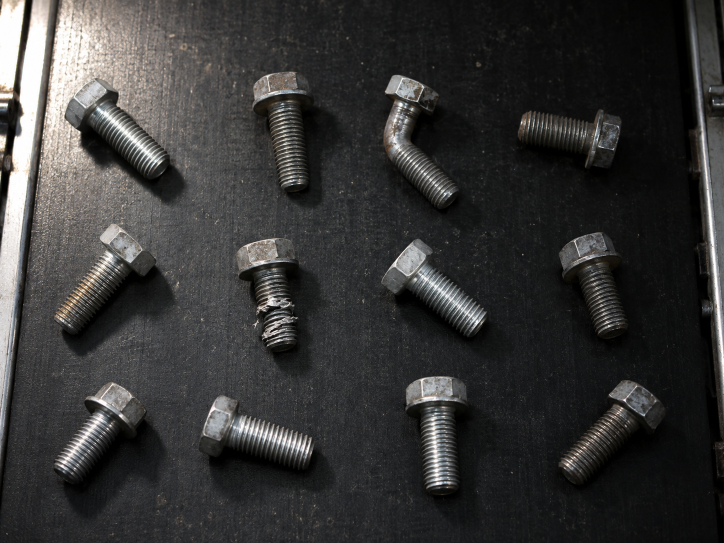
#> input picture data/photos/bolts-conveyor.png, 1448 x 1086 px (shown at 1/2 size)
$ python image_array.py
#> lines starting #> are read from the running program, lines starting #| are printed output that depends on the picture; after the words box and inside, x2 and y2 are one past the last pixel; in counts of white or black regions, pixels touching at a corner belong together
"""P02｜影像就是陣列：shape、dtype、通道順序、切片裁切、亮度統計、uint8 溢位。"""
from pathlib import Path

import cv2
import numpy as np
from PIL import Image

from common import PHOTOS

OUT = Path("/tmp/ntunhs/P02")
OUT.mkdir(parents=True, exist_ok=True)

print("== 1. 一張照片 = 一個 3 維陣列 ==")
img = cv2.imread(str(PHOTOS / "bolts-conveyor.png"))
#> img is the input picture: shape (1086, 1448, 3); mean B, G, R 54, 54.6, 55.1
print(f"type {type(img).__name__}  shape {img.shape}  dtype {img.dtype}")
#| type ndarray  shape (1086, 1448, 3)  dtype uint8
h, w, c = img.shape
#> h = 1086; w = 1448; c = 3
print(f"高 {h} × 寬 {w} × {c} 個通道 = {img.size} 個數字，{img.nbytes / 1e6:.1f} MB")
#| 高 1086 × 寬 1448 × 3 個通道 = 4717584 個數字，4.7 MB
print(f"最小 {img.min()}、最大 {img.max()}（uint8 只能放 0–255）")
#| 最小 0、最大 255（uint8 只能放 0–255）

print("\n== 2. 通道順序：OpenCV 是 BGR，PIL／matplotlib 是 RGB ==")
rgb = np.array(Image.open(PHOTOS / "bolts-conveyor.png").convert("RGB"))
print("cv2  左上角像素", img[0, 0].tolist(), "（B, G, R）")
#| cv2  左上角像素 [45, 55, 63] （B, G, R）
print("PIL  左上角像素", rgb[0, 0].tolist(), "（R, G, B）")
#| PIL  左上角像素 [63, 55, 45] （R, G, B）
print("img[..., ::-1] 和 PIL 完全相同：", np.array_equal(img[..., ::-1], rgb))
#> (printed output is left out)
print("cv2.cvtColor(BGR2RGB) 也相同：", np.array_equal(cv2.cvtColor(img, cv2.COLOR_BGR2RGB), rgb))
#| cv2.cvtColor(BGR2RGB) 也相同： True

print("\n== 3. 切片就是裁切：先列（y）後欄（x） ==")
y1, y2, x1, x2 = 140, 430, 750, 940            # 彎曲的那支螺栓
crop = img[y1:y2, x1:x2]
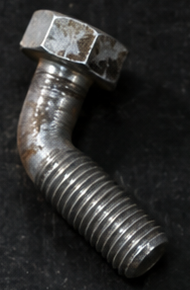
#> crop: shape (290, 190, 3); mean B, G, R 46.4, 47.5, 47.6
print(f"img[{y1}:{y2}, {x1}:{x2}] → shape {crop.shape}")
#| img[140:430, 750:940] → shape (290, 190, 3)
cv2.imwrite(str(OUT / "bent-bolt.png"), crop)
small = img[::4, ::4]
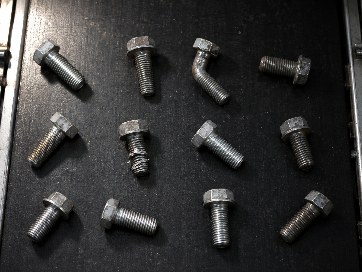
#> small: shape (272, 362, 3); mean B, G, R 54, 54.6, 55.1
print(f"每 4 格取 1 格 img[::4, ::4] → {small.shape}（{small.size / img.size:.4f} 的資料量）")
#| 每 4 格取 1 格 img[::4, ::4] → (272, 362, 3)（0.0626 的資料量）
print("切片是 view，不是複本：np.shares_memory =", np.shares_memory(crop, img))
#| 切片是 view，不是複本：np.shares_memory = True
mark = img.copy()
mark[y1:y2, x1:x1 + 3] = (0, 0, 255)           # 在複本上畫一條紅線（BGR 的紅）
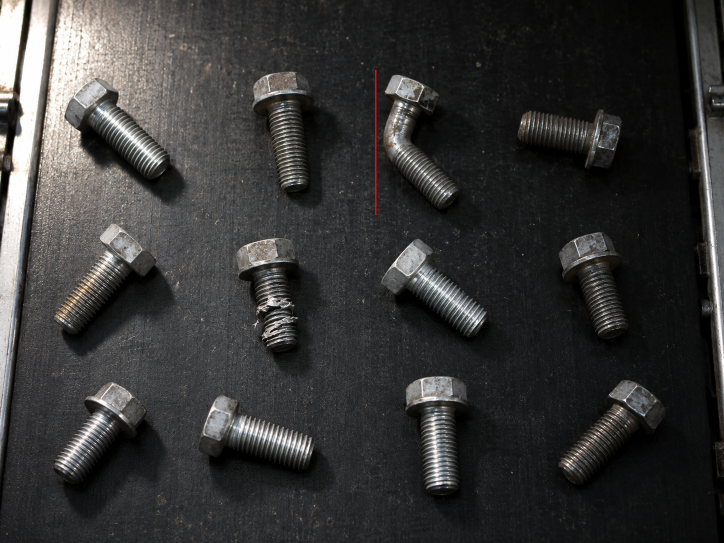
#> mark: shape (1086, 1448, 3) (shown at 1/2 size); 0.06% of pixels changed, all inside (x1, y1, x2, y2) = (750, 140, 753, 430)
print("改複本，原圖不變：", np.array_equal(img[y1:y2, x1], mark[y1:y2, x1]) is False)
#| 改複本，原圖不變： True

print("\n== 4. 亮度統計：打光不均看得到數字 ==")
gray = cv2.cvtColor(img, cv2.COLOR_BGR2GRAY)
print(f"灰階 shape {gray.shape}；平均亮度 {gray.mean():.3f}")
#| 灰階 shape (1086, 1448)；平均亮度 54.701
print("把畫面切成 3×3，每格平均亮度：")
for i in range(3):
    row = [gray[i * h // 3:(i + 1) * h // 3, j * w // 3:(j + 1) * w // 3].mean() for j in range(3)]
    print("   " + "  ".join(f"{v:6.1f}" for v in row))
#> this loop made 3 passes
#> row on passes 1 to 3: [131, 42.51, 22.88], [87.72, 52.74, 29.31], [54.47, 48.85, 23.1]
#|     131.0    42.5    22.9
#|      87.7    52.7    29.3
#|      54.5    48.9    23.1
night = cv2.cvtColor(cv2.imread(str(PHOTOS / "care-corridor-fall.png")), cv2.COLOR_BGR2GRAY)
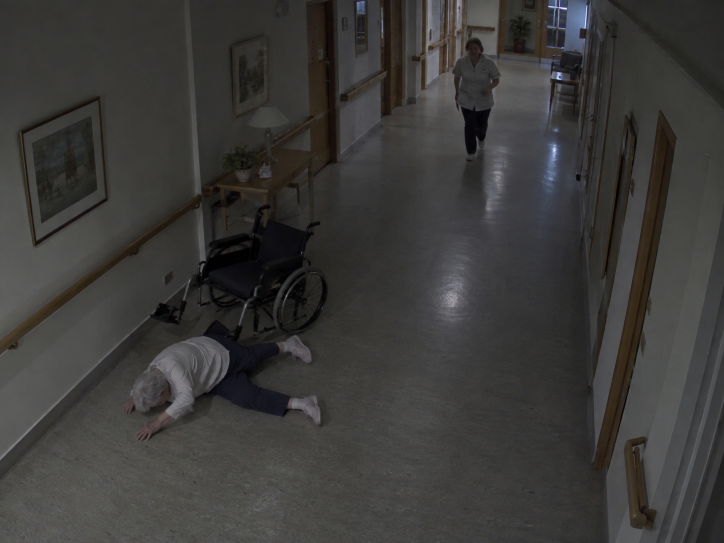
#> input picture data/photos/care-corridor-fall.png, 1448 x 1086 px (shown at 1/2 size)
#> night: shape (1086, 1448); min 0, max 255, mean 58.8
p1, p50, p99 = np.percentile(night, [1, 50, 99])
#> p1 = 9; p50 = 58; p99 = 105
print(f"夜間走廊：平均 {night.mean():.3f}；1% / 50% / 99% 分位數 {p1:.0f} / {p50:.0f} / {p99:.0f}")
#| 夜間走廊：平均 58.806；1% / 50% / 99% 分位數 9 / 58 / 105

print("\n== 5. uint8 溢位：250 + 10 不是 260 ==")
px = np.array([[100, 200, 250]], dtype=np.uint8)  # 1 列 3 格的小圖
print("px          ", px.ravel().tolist())
print("px + 10     ", (px + np.uint8(10)).ravel().tolist(), "← 250 繞回 4")
print("px - 210    ", (px - np.uint8(210)).ravel().tolist(), "← 負數也繞回去")
print("cv2.add     ", cv2.add(px, np.full_like(px, 10)).ravel().tolist(), "← 封頂在 255")
safe = np.clip(px.astype(np.int16) + 10, 0, 255).astype(np.uint8)
print("先轉 int16  ", safe.ravel().tolist())

print("\n== 6. 夜間走廊太暗，整張亮度 ×3 ==")
bad = night * np.uint8(3)
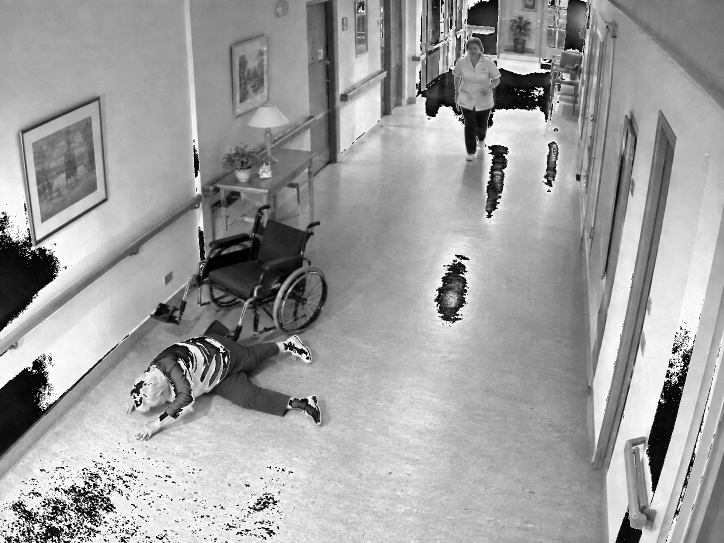
#> bad: shape (1086, 1448) (shown at 1/2 size); min 0, max 255, mean 158.4
ok = np.clip(night.astype(np.int16) * 3, 0, 255).astype(np.uint8)
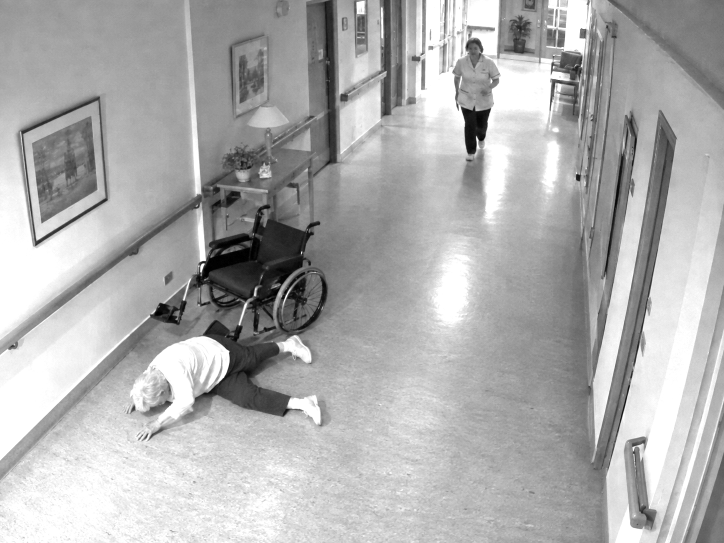
#> ok: shape (1086, 1448) (shown at 1/2 size); min 0, max 255, mean 174.3
print(f"原圖平均 {night.mean():.3f}；原本亮度 > 85 的像素占 {(night > 85).mean():.3f}")
#| 原圖平均 58.806；原本亮度 > 85 的像素占 0.070
print(f"night * 3（溢位）平均 {bad.mean():.3f}；有 {(bad < night).mean():.3f} 的像素反而比原圖暗")
#| night * 3（溢位）平均 158.404；有 0.068 的像素反而比原圖暗
print(f"先轉 int16 再 clip 平均 {ok.mean():.3f}；和 cv2.multiply 相同：{np.array_equal(ok, cv2.multiply(night, np.full_like(night, 3)))}")
#| 先轉 int16 再 clip 平均 174.261；和 cv2.multiply 相同：True
cv2.imwrite(str(OUT / "night-x3-bad.png"), bad)
cv2.imwrite(str(OUT / "night-x3-ok.png"), ok)
